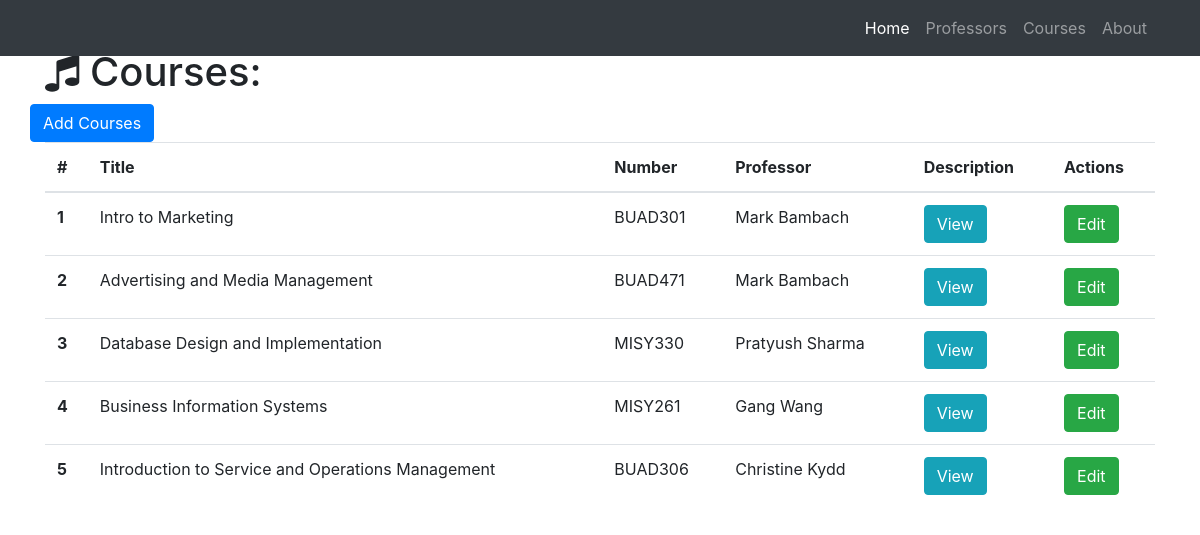
Screenshot of /courses with the database file from the repository.
### coursebase.py (models this page shows)
class Course(db.Model):
    __tablename__ = 'courses'
    id = db.Column(db.Integer, primary_key=True)
    title = db.Column(db.String(256))
    number = db.Column(db.Integer)
    description = db.Column(db.Text)
    professor_id = db.Column(db.Integer, db.ForeignKey('professors.id'))

class Professor(db.Model):
    __tablename__ = 'professors'
    id = db.Column(db.Integer, primary_key=True)
    name = db.Column(db.String(64))
    department = db.Column(db.Text)
    courses = db.relationship('Course', backref='professor')

### coursebase.py (the view)
@app.route('/courses')
def show_all_courses():
    courses = Course.query.all()
    return render_template('course-all.html', courses=courses)

### templates/course-all.html (shortened to what this page needs)
{% extends "homebase.html"%}
{% block page_content%}
  <div class="container">
    <h1 class="mt-5"><i class="fa fa-music" aria-hidden="true"></i> Courses:</h1>
    <div class="row bottom-margin">
      <a href="/course/add" class="btn btn-primary" role="button" aria-disabled="true">Add Courses</a>
    </div>
    {% if courses %}
      <table class="table">
        <thead>
          <tr>
            <th>#</th>
            <th>Title</th>
            <th>Number</th>
            <th>Professor</th>
            <th>Description</th>
            <th>Actions</th>
          </tr>
        </thead>
        <tbody>
          {% for course in courses %}
          <tr>
              <th scope="row">{{course.id}}</th>
              <td>{{course.title}}</td>
              <td>{{course.number}}</td>
              <td>{{course.professor.name}}</td>
              <td>
              <button type="button" class="btn btn-info" data-toggle="modal" data-target="#{{course.id}}">
                View
              </button>
              </td>
              <td>
                <a href="/course/edit/{{course.id}}" class="btn btn-success" role="button" aria-disabled="true">Edit</a>
              </td>
          </tr>
          {% endfor%}
        </tbody>
      </table>
    {% else %}
      <h3>There are no courses in the database yet.</h3>
    {% endif %}
  </div>
{% endblock%}

### templates/homebase.html (shortened to what this page needs)
<!DOCTYPE html>
<html lang="en">
<head>
  {% block head %}
  <link rel="stylesheet" href="https://maxcdn.bootstrapcdn.com/bootstrap/4.0.0-beta.2/css/bootstrap.min.css">
  <link rel="stylesheet" href="https://maxcdn.bootstrapcdn.com/font-awesome/4.7.0/css/font-awesome.min.css">
  {% endblock%}
</head>
<body>
  <nav class="navbar navbar-expand-lg navbar-dark bg-dark fixed-top">
    <div class="container">
      <div class="collapse navbar-collapse" id="navbarResponsive">
        <ul class="navbar-nav ml-auto">
          <li class="nav-item active">
            <a class="nav-link" href="/">Home
             </a>
          </li>
          <li class="nav-item">
            <a class="nav-link" href="/professors">Professors</a>
          </li>
          <li class="nav-item">
            <a class="nav-link" href="/courses">Courses</a>
          </li>
          <li class="nav-item">
            <a class="nav-link" href="/about">About</a>
          </li>
        </ul>
      </div>
    </div>
  </nav>
  {% block page_content%}
  {% endblock%}
</body>
</html>

### rows the page displays
Course: id "1", title "Intro to Marketing", number "BUAD301", professor.name "Mark Bambach"
Course: id "2", title "Advertising and Media Management", number "BUAD471", professor.name "Mark Bambach"
Course: id "3", title "Database Design and Implementation", number "MISY330", professor.name "Pratyush Sharma"
Course: id "4", title "Business Information Systems", number "MISY261", professor.name "Gang Wang"
Course: id "5", title "Introduction to Service and Operations Management", number "BUAD306", professor.name "Christine Kydd"
